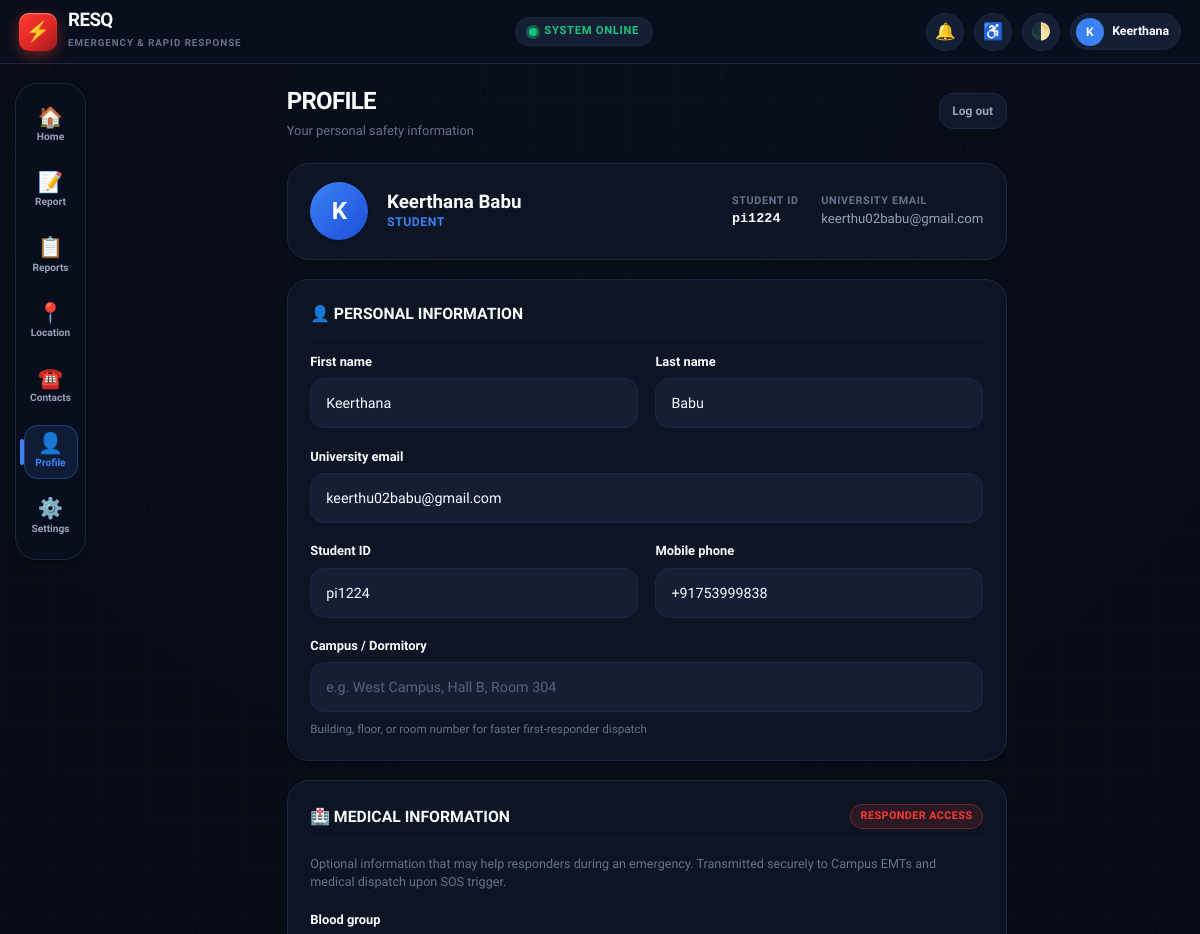
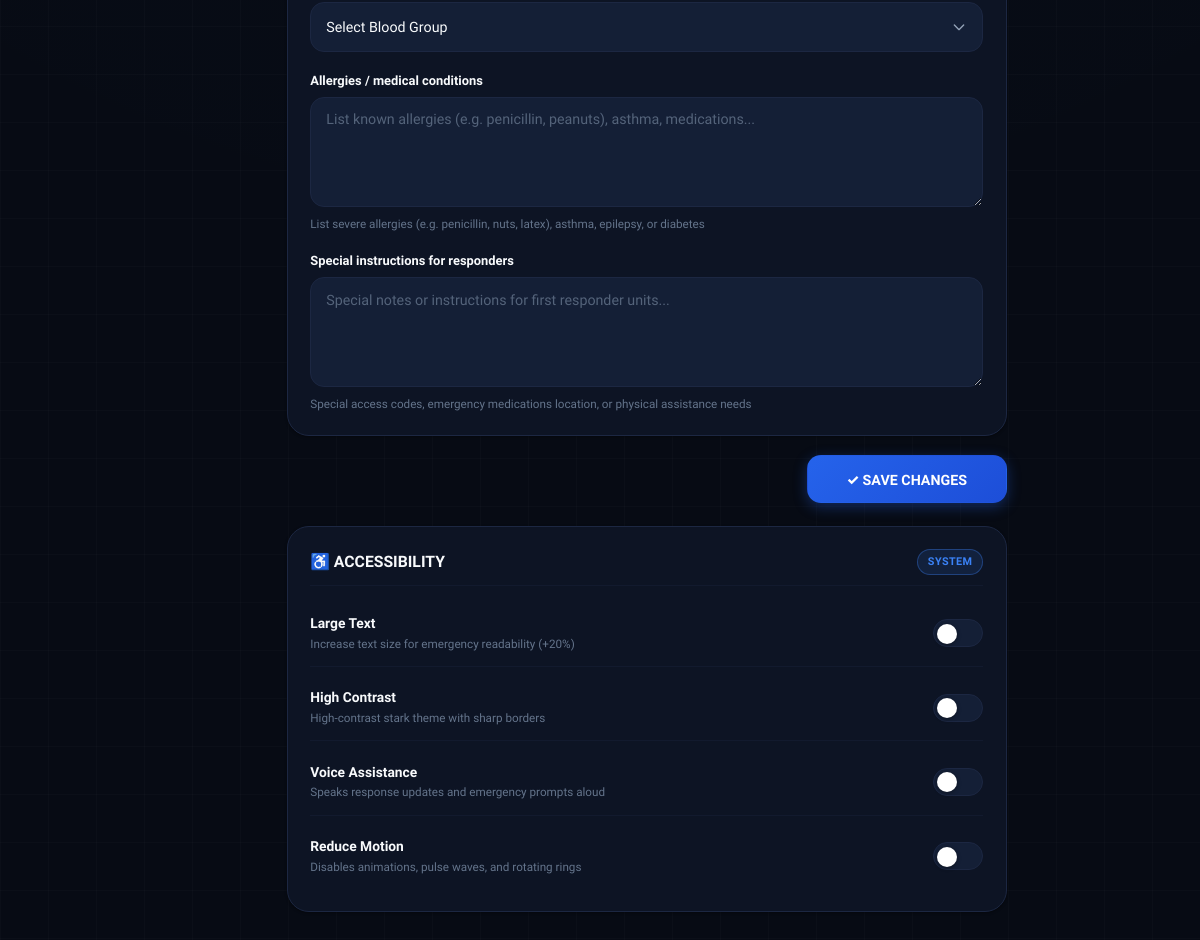
Page /profile/ (signed in) on the committed database (2 pictures, top to bottom).
### safety_app/models.py (models this page shows, shortened)
class UserProfile(models.Model):
    BLOOD_GROUP_CHOICES = [
        ('', 'Select Blood Group'),
        ('A+', 'A+'),
        ('A-', 'A-'),
        ('B+', 'B+'),
        ('B-', 'B-'),
        ('AB+', 'AB+'),
        ('AB-', 'AB-'),
        ('O+', 'O+'),
        ('O-', 'O-'),
    ]
    user = models.OneToOneField(User, on_delete=models.CASCADE, related_name='profile')
    student_id = models.CharField(max_length=50, blank=True, help_text="e.g. SC-84920")
    phone_number = models.CharField(max_length=25, blank=True, help_text="Your mobile contact")
    dormitory_block = models.CharField(max_length=100, blank=True, help_text="e.g. West Campus, Hall B, Room 304")
    blood_group = models.CharField(max_length=5, choices=BLOOD_GROUP_CHOICES, blank=True)
    medical_allergies = models.TextField(blank=True, help_text="Allergies, chronic conditions, regular medications")
    emergency_notes = models.TextField(blank=True, help_text="Notes for first responders (e.g. asthma inhaler in bag)")
    dark_mode = models.BooleanField(default=False)
    high_contrast = models.BooleanField(default=False)
    large_text = models.BooleanField(default=False)
    reduce_motion = models.BooleanField(default=False)
    voice_assist = models.BooleanField(default=False)

### safety_app/views.py (the view)
# urls.py: path('profile/', views.profile_view, name='profile'),
@login_required
def profile_view(request):
    profile, _ = UserProfile.objects.get_or_create(user=request.user)
    if request.method == 'POST':
        user_form = UserProfileForm(request.POST, instance=profile)
        if user_form.is_valid():
            user = request.user
            user.first_name = user_form.cleaned_data['first_name']
            user.last_name = user_form.cleaned_data['last_name']
            user.email = user_form.cleaned_data['email']
            user.save()
            user_form.save()
            messages.success(request, "Emergency profile & medical info updated successfully.")
            return redirect('profile')
        else:
            messages.error(request, "Please correct errors below.")
    else:
        initial = {
            'first_name': request.user.first_name,
            'last_name': request.user.last_name,
            'email': request.user.email,
        }
        user_form = UserProfileForm(instance=profile, initial=initial)
    return render(request, 'profile/profile.html', {
        'profile': profile,
        'form': user_form
    })

### templates/profile/profile.html (shortened to what this page needs)
{% extends 'base.html' %}
{% load static %}
{% block content %}
<div class="page-centered-container">
  <div style="display:flex; justify-content:space-between; align-items:center; margin-bottom:1.5rem;">
    <div>
      <h1 style="font-size:1.6rem; font-weight:900; color:var(--text-primary); letter-spacing:-0.03em;">
        PROFILE
      </h1>
      <p style="font-size:0.86rem; color:var(--text-muted); margin-top:2px;">
        Your personal safety information
      </p>
    </div>
    <a href="{% url 'logout' %}" class="btn btn-outline" style="min-height:36px; padding:0.35rem 0.85rem; font-size:0.8rem; color:var(--text-secondary);">
      Log out
    </a>
  </div>
  <div class="card" style="padding:1.25rem 1.5rem; margin-bottom:1.25rem; display:flex; align-items:center; gap:1.25rem; flex-wrap:wrap;">
    <div style="width:58px; height:58px; border-radius:50%; background:linear-gradient(135deg, var(--nav-blue) 0%, #1d4ed8 100%); color:#ffffff; font-size:1.6rem; font-weight:900; display:flex; align-items:center; justify-content:center; box-shadow:var(--shadow-sm); flex-shrink:0;">
      {{ user.first_name|first|default:user.username|first|upper }}
    </div>
    <div style="flex:1; min-width:180px;">
      <div style="font-size:1.25rem; font-weight:900; color:var(--text-primary); line-height:1.2;">
        {{ user.first_name|default:user.username }} {{ user.last_name|default:"" }}
      </div>
      <div style="font-size:0.82rem; font-weight:700; color:var(--nav-blue); text-transform:uppercase; letter-spacing:0.04em;">
        Student
      </div>
    </div>
    <div style="display:flex; gap:1.5rem; flex-wrap:wrap;">
      <div>
        <div style="font-size:0.72rem; font-weight:800; text-transform:uppercase; color:var(--text-muted); letter-spacing:0.06em;">Student ID</div>
        <div style="font-family:var(--font-mono); font-weight:800; font-size:0.9rem; color:var(--text-primary);">
          {{ profile.student_id|default:"Not Set" }}
        </div>
      </div>
      <div>
        <div style="font-size:0.72rem; font-weight:800; text-transform:uppercase; color:var(--text-muted); letter-spacing:0.06em;">University Email</div>
        <div style="font-size:0.88rem; color:var(--text-secondary);">
          {{ user.email|default:"student@university.edu" }}
        </div>
      </div>
    </div>
  </div>
  <form method="post" action="{% url 'profile' %}" id="resq-profile-form">
    <div class="card">
      <div class="card-header">
        <h2 class="card-title">👤 PERSONAL INFORMATION</h2>
      </div>
      <div class="grid-2">
        <div class="form-group">
          <label class="form-label" for="id_first_name">First name</label>
          {{ form.first_name }}
        </div>
        <div class="form-group">
          <label class="form-label" for="id_last_name">Last name</label>
          {{ form.last_name }}
        </div>
      </div>
      <div class="form-group">
        <label class="form-label" for="id_email">University email</label>
        {{ form.email }}
      </div>
      <div class="grid-2">
        <div class="form-group">
          <label class="form-label" for="id_student_id">Student ID</label>
          {{ form.student_id }}
        </div>
        <div class="form-group">
          <label class="form-label" for="id_phone_number">Mobile phone</label>
          {{ form.phone_number }}
        </div>
      </div>
      <div class="form-group" style="margin-bottom:0;">
        <label class="form-label" for="id_dormitory_block">Campus / Dormitory</label>
        {{ form.dormitory_block }}
        <span class="form-helper">Building, floor, or room number for faster first-responder dispatch</span>
      </div>
    </div>
    <div class="card">
      <div class="card-header">
        <h2 class="card-title">🏥 MEDICAL INFORMATION</h2>
        <span class="badge badge-emergency">Responder Access</span>
      </div>
      <p style="font-size:0.84rem; color:var(--text-muted); margin-bottom:1.25rem; line-height:1.45;">
        Optional information that may help responders during an emergency. Transmitted securely to Campus EMTs and medical dispatch upon SOS trigger.
      </p>
      <div class="form-group">
        <label class="form-label" for="id_blood_group">Blood group</label>
        {{ form.blood_group }}
      </div>
      <div class="form-group">
        <label class="form-label" for="id_medical_allergies">Allergies / medical conditions</label>
        {{ form.medical_allergies }}
        <span class="form-helper">List severe allergies (e.g. penicillin, nuts, latex), asthma, epilepsy, or diabetes</span>
      </div>
      <div class="form-group" style="margin-bottom:0;">
        <label class="form-label" for="id_emergency_notes">Special instructions for responders</label>
        {{ form.emergency_notes }}
        <span class="form-helper">Special access codes, emergency medications location, or physical assistance needs</span>
      </div>
    </div>
    <div style="display:flex; justify-content:flex-end; margin-bottom:1.5rem;">
      <button type="submit" class="btn btn-primary" style="min-width:200px; font-size:0.95rem;">
        ✓ SAVE CHANGES
      </button>
    </div>
  </form>
  <div class="card">
    <div class="card-header">
      <h2 class="card-title">♿ ACCESSIBILITY</h2>
      <span class="badge badge-info">System</span>
    </div>
    <div style="display:flex; flex-direction:column; gap:0.5rem;">
      <div class="setting-switch-row">
        <div>
          <div class="setting-title">Large Text</div>
          <div class="setting-desc">Increase text size for emergency readability (+20%)</div>
        </div>
        <label class="switch-toggle" for="prof-toggle-large-text">
          <span class="slider-toggle"></span>
        </label>
      </div>
      <div class="setting-switch-row">
        <div>
          <div class="setting-title">High Contrast</div>
          <div class="setting-desc">High-contrast stark theme with sharp borders</div>
        </div>
        <label class="switch-toggle" for="prof-toggle-high-contrast">
          <span class="slider-toggle"></span>
        </label>
      </div>
      <div class="setting-switch-row">
        <div>
          <div class="setting-title">Voice Assistance</div>
          <div class="setting-desc">Speaks response updates and emergency prompts aloud</div>
        </div>
        <label class="switch-toggle" for="prof-toggle-voice-assist">
          <span class="slider-toggle"></span>
        </label>
      </div>
      <div class="setting-switch-row">
        <div>
          <div class="setting-title">Reduce Motion</div>
          <div class="setting-desc">Disables animations, pulse waves, and rotating rings</div>
        </div>
        <label class="switch-toggle" for="prof-toggle-reduce-motion">
          <span class="slider-toggle"></span>
        </label>
      </div>
    </div>
  </div>
</div>
{% endblock %}

### templates/base.html (shortened to what this page needs)
{% load static %}
<!DOCTYPE html>
<html lang="en">
<head>
  <link rel="stylesheet" href="{% static 'css/main.css' %}">
  <link rel="stylesheet" href="{% static 'css/components.css' %}">
</head>
<body>
  <header class="resq-topbar">
    <div class="resq-topbar-inner">
      <a href="{% url 'dashboard' %}" class="resq-brand" aria-label="RESQ Emergency Command Center">
        <div class="resq-brand-shield">⚡</div>
        <div class="resq-brand-text">
          <div class="resq-brand-title">RESQ</div>
          <span class="resq-brand-sub">EMERGENCY & RAPID RESPONSE</span>
        </div>
      </a>
      <div class="topbar-center-status">
        <span class="pulse-dot"></span>
        <span>SYSTEM ONLINE</span>
      </div>
      <div class="topbar-actions">
        {% if user.is_authenticated %}
          <button type="button" class="icon-btn" title="Live System Notifications" aria-label="Notifications" onclick="showToast('Campus Police & Medical Response Units active.', 'info');">
            🔔
          </button>
          <button type="button" class="icon-btn" id="quick-a11y-toggle" title="Accessibility & High Contrast" aria-label="Accessibility Options">
            ♿
          </button>
          <button type="button" class="icon-btn" id="quick-theme-toggle" title="Toggle Daylight Shift / Dark Operations" aria-label="Toggle Theme">
            🌓
          </button>
          <a href="{% url 'profile' %}" class="topbar-user-pill" title="View Profile & Medical Data">
            <div class="topbar-user-avatar">
              {{ user.first_name|first|default:user.username|first|upper }}
            </div>
            <span class="topbar-user-name">{{ user.first_name|default:user.username }}</span>
          </a>
        {% else %}
          <a href="{% url 'login' %}" class="btn btn-outline" style="min-height: 38px; padding: 0.4rem 1rem; font-size: 0.85rem;">Sign In</a>
        {% endif %}
      </div>
    </div>
  </header>
  <div class="resq-app-shell">
    {% if user.is_authenticated %}
    <aside class="resq-nav-rail" aria-label="RESQ Navigation Rail">
      <a href="{% url 'dashboard' %}" class="nav-rail-item {% if request.resolver_match.url_name == 'dashboard' %}active{% endif %}" data-tooltip="Home Command">
        <span class="rail-icon">🏠</span>
        <span>Home</span>
      </a>
      <a href="{% url 'incident_report' %}" class="nav-rail-item {% if request.resolver_match.url_name == 'incident_report' %}active{% endif %}" data-tooltip="Report Incident">
        <span class="rail-icon">📝</span>
        <span>Report</span>
      </a>
      <a href="{% url 'my_reports' %}" class="nav-rail-item {% if request.resolver_match.url_name == 'my_reports' or request.resolver_match.url_name == 'incident_detail' %}active{% endif %}" data-tooltip="My Reports">
        <span class="rail-icon">📋</span>
        <span>Reports</span>
      </a>
      <a href="{% url 'location' %}" class="nav-rail-item {% if request.resolver_match.url_name == 'location' %}active{% endif %}" data-tooltip="Live Location">
        <span class="rail-icon">📍</span>
        <span>Location</span>
      </a>
      <a href="{% url 'contacts' %}" class="nav-rail-item " data-tooltip="Emergency Contacts">
        <span class="rail-icon">☎️</span>
        <span>Contacts</span>
      </a>
      <a href="{% url 'profile' %}" class="nav-rail-item {% if request.resolver_match.url_name == 'profile' %}active{% endif %}" data-tooltip="Profile & Medical">
        <span class="rail-icon">👤</span>
        <span>Profile</span>
      </a>
      <a href="{% url 'settings' %}" class="nav-rail-item {% if request.resolver_match.url_name == 'settings' %}active{% endif %}" data-tooltip="Settings & A11y">
        <span class="rail-icon">⚙️</span>
        <span>Settings</span>
      </a>
    </aside>
    {% endif %}
    <main class="resq-main-content">
      {% block content %}
      {% endblock %}
    </main>
  </div>
</body>
</html>

### safety_app/static/css/components.css (style rules this page uses)
.resq-nav-rail { background: var(--bg-nav); border: 1px solid var(--border-color); border-radius: var(--radius-lg); padding: 1rem 0.5rem; display: flex; flex-direction: column; align-items: center; gap: 0.75rem; position: sticky; top: calc(var(--header-height) + 12px); box-shadow: var(--shadow-sm); }
.nav-rail-item { width: 54px; height: 54px; border-radius: var(--radius-md); display: flex; flex-direction: column; align-items: center; justify-content: center; color: var(--text-secondary); text-decoration: none; font-size: 0.68rem; font-weight: 800; transition: all var(--transition-fast); position: relative; border: 1px solid transparent; background: none; cursor: pointer; }
.nav-rail-item .rail-icon { font-size: 1.35rem; line-height: 1; margin-bottom: 2px; }
.nav-rail-item.active { background: var(--nav-blue-light); color: var(--nav-blue); border-color: var(--nav-blue-border); }
.nav-rail-item.active::before { content: ''; position: absolute; left: -5px; top: 25%; bottom: 25%; width: 4px; background: var(--nav-blue); border-radius: var(--radius-full); }

### rows in the picture
UserProfile: student_id "pi1224", phone_number "+91753999838", blood_group "Select Blood Group"

### other values in the picture
{{ user.first_name|first|default:user.username|first|upper }} "K"
{{ user.first_name|default:user.username }} "Keerthana"
{{ user.last_name|default:"" }} "Babu"
{{ user.email|default:"student@university.edu" }} "keerthu02babu@gmail.com"
